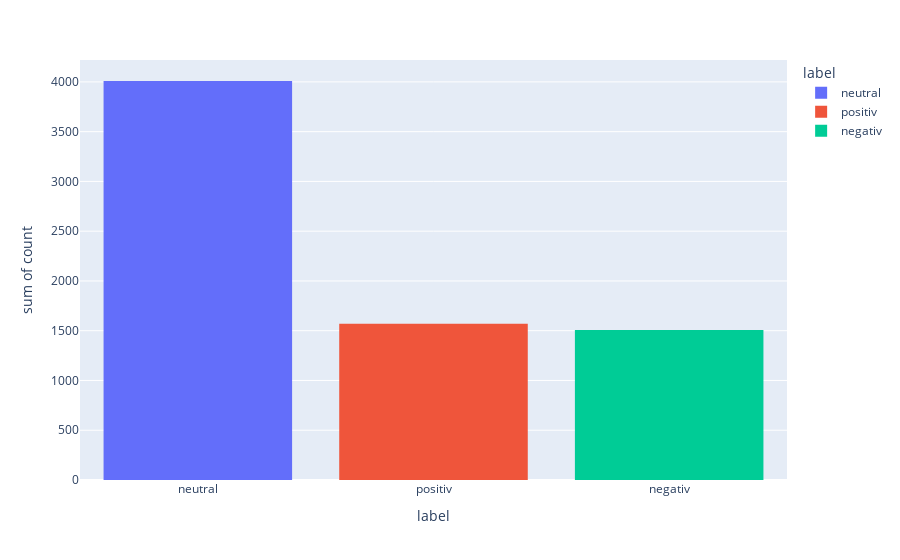

This figure's notebook cell:
### Code cell
genre_df = pd.DataFrame({'label':['neutral', 'positiv', 'negativ'],'count':[4009, 1570, 1506]})
fig = px.histogram(genre_df,x = 'label',y = 'count',color = 'label')
fig.show()

### Figure 1 — Plotly figure (JSON) as saved in the notebook; plotly's stock layout.template omitted (floating-point values rounded to 4 significant figures)
{"data": [{"alignmentgroup": "True", "bingroup": "x", "histfunc": "sum", "hovertemplate": "label=%{x}<br>sum of count=%{y}<extra></extra>", "legendgroup": "neutral", "marker": {"color": "#636efa", "pattern": {"shape": ""}}, "name": "neutral", "offsetgroup": "neutral", "orientation": "v", "showlegend": true, "type": "histogram", "x": ["neutral"], "xaxis": "x", "y": [4009], "yaxis": "y"}, {"alignmentgroup": "True", "bingroup": "x", "histfunc": "sum", "hovertemplate": "label=%{x}<br>sum of count=%{y}<extra></extra>", "legendgroup": "positiv", "marker": {"color": "#EF553B", "pattern": {"shape": ""}}, "name": "positiv", "offsetgroup": "positiv", "orientation": "v", "showlegend": true, "type": "histogram", "x": ["positiv"], "xaxis": "x", "y": [1570], "yaxis": "y"}, {"alignmentgroup": "True", "bingroup": "x", "histfunc": "sum", "hovertemplate": "label=%{x}<br>sum of count=%{y}<extra></extra>", "legendgroup": "negativ", "marker": {"color": "#00cc96", "pattern": {"shape": ""}}, "name": "negativ", "offsetgroup": "negativ", "orientation": "v", "showlegend": true, "type": "histogram", "x": ["negativ"], "xaxis": "x", "y": [1506], "yaxis": "y"}], "layout": {"barmode": "relative", "legend": {"title": {"text": "label"}, "tracegroupgap": 0}, "margin": {"t": 60}, "xaxis": {"anchor": "y", "categoryarray": ["neutral", "positiv", "negativ"], "categoryorder": "array", "domain": [0, 1], "title": {"text": "label"}}, "yaxis": {"anchor": "x", "domain": [0, 1], "title": {"text": "sum of count"}}}}
